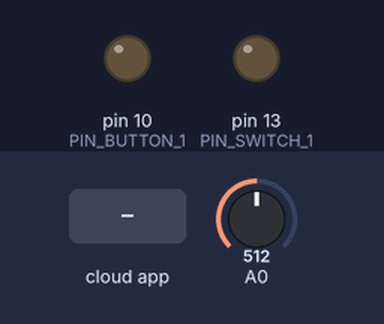
Simulated run of this sketch. Board: Arduino Uno, built with avr-gcc and run on an emulated ATmega328P. On the bench: output pins drawn as LEDs (lit = HIGH). The inputs (shaded band) are chosen by the test bench; at power-on: A0 = 512. The RemoteXY app is connected.

Above: at 1.2 s.
1.3 s: the phone or cloud app sets switch_1 to 1
At 1.7 s:
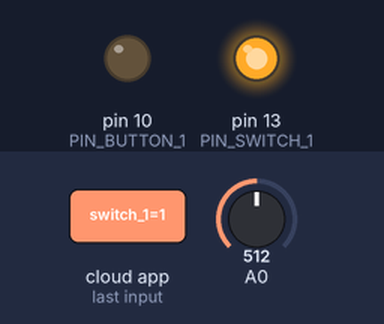
2.8 s: the phone or cloud app sets button_1 to 1
At 4.0 s:
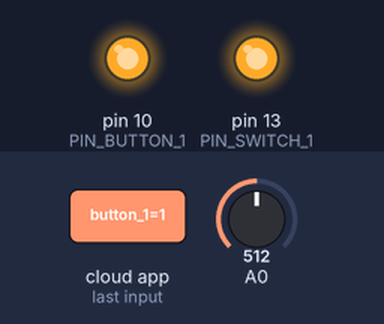
4.3 s: the phone or cloud app sets switch_1 to 0
At 5.1 s:
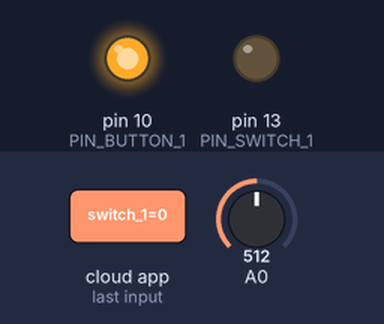
5.8 s: the phone or cloud app sets button_1 to 0
At 6.3 s:
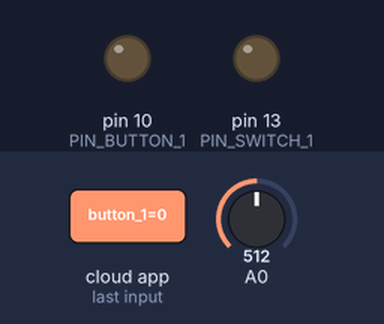
Timing chart, 0 to 8.3 s (numbered marks = the images above; inputs shaded):
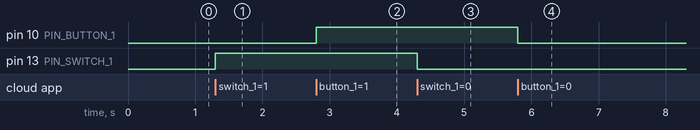

Measured:
- after the input at 1.3 s, pin 13 (PIN_SWITCH_1): LOW → HIGH at once
- after the input at 2.8 s, pin 10 (PIN_BUTTON_1): LOW → HIGH at once
- after the input at 4.3 s, pin 13 (PIN_SWITCH_1): HIGH → LOW at once
- after the input at 5.8 s, pin 10 (PIN_BUTTON_1): HIGH → LOW at once

The sketch:

esp8266-01_potansiyometre.ino
```cpp
#define REMOTEXY_MODE__ESP8266_SOFTSERIAL_POINT
#include <SoftwareSerial.h>

#include <RemoteXY.h>


#define REMOTEXY_SERIAL_RX 2
#define REMOTEXY_SERIAL_TX 3
#define REMOTEXY_SERIAL_SPEED 9600
#define REMOTEXY_WIFI_SSID "RemoteXY"
#define REMOTEXY_WIFI_PASSWORD "12345678"
#define REMOTEXY_SERVER_PORT 4444


#pragma pack(push, 1)
uint8_t RemoteXY_CONF[] =   // 76 bytes
  { 255,13,0,0,0,69,0,16,31,2,2,0,20,8,22,11,21,8,22,11,
  1,26,31,31,79,78,0,79,70,70,0,1,0,69,7,12,12,21,32,12,
  12,136,31,0,129,0,19,39,16,6,16,40,18,6,17,100,101,196,159,101,
  114,0,7,36,40,42,20,5,46,40,20,5,2,26,2,11 };


struct {


  uint8_t switch_1;
  uint8_t button_1;
  char edit_1[11];


  uint8_t connect_flag;
} RemoteXY;
#pragma pack(pop)


#define PIN_SWITCH_1 13
#define PIN_BUTTON_1 10


void setup()
{
  RemoteXY_Init ();

  pinMode (PIN_SWITCH_1, OUTPUT);
  pinMode (PIN_BUTTON_1, OUTPUT);


}

void loop()
{
  RemoteXY_Handler ();

  digitalWrite(PIN_SWITCH_1, (RemoteXY.switch_1==0)?LOW:HIGH);
  digitalWrite(PIN_BUTTON_1, (RemoteXY.button_1==0)?LOW:HIGH);
  int potasyookunan=analogRead(A0);
  dtostrf(potasyookunan,0,2,RemoteXY.edit_1);

}
```
